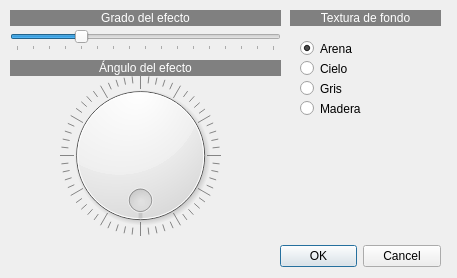
<?xml version="1.0" encoding="UTF-8"?>
<ui version="4.0">
 <class>Dbajorrelieve</class>
 <widget class="QDialog" name="Dbajorrelieve">
  <property name="geometry">
   <rect>
    <x>0</x>
    <y>0</y>
    <width>457</width>
    <height>278</height>
   </rect>
  </property>
  <property name="windowTitle">
   <string>Ejecto de bajorrelieve</string>
  </property>
  <widget class="QDialogButtonBox" name="buttonBox">
   <property name="geometry">
    <rect>
     <x>280</x>
     <y>240</y>
     <width>161</width>
     <height>32</height>
    </rect>
   </property>
   <property name="orientation">
    <enum>Qt::Horizontal</enum>
   </property>
   <property name="standardButtons">
    <set>QDialogButtonBox::Cancel|QDialogButtonBox::Ok</set>
   </property>
  </widget>
  <widget class="QSlider" name="horizontalSlider">
   <property name="geometry">
    <rect>
     <x>10</x>
     <y>30</y>
     <width>271</width>
     <height>21</height>
    </rect>
   </property>
   <property name="minimum">
    <number>0</number>
   </property>
   <property name="maximum">
    <number>400</number>
   </property>
   <property name="pageStep">
    <number>16</number>
   </property>
   <property name="value">
    <number>100</number>
   </property>
   <property name="orientation">
    <enum>Qt::Horizontal</enum>
   </property>
   <property name="tickPosition">
    <enum>QSlider::TicksBelow</enum>
   </property>
   <property name="tickInterval">
    <number>25</number>
   </property>
  </widget>
  <widget class="QLabel" name="label">
   <property name="geometry">
    <rect>
     <x>10</x>
     <y>10</y>
     <width>271</width>
     <height>16</height>
    </rect>
   </property>
   <property name="styleSheet">
    <string notr="true">background-color: rgb(128, 128, 128);
color: rgb(255, 255, 255);</string>
   </property>
   <property name="text">
    <string>Grado del efecto</string>
   </property>
   <property name="alignment">
    <set>Qt::AlignCenter</set>
   </property>
  </widget>
  <widget class="QLabel" name="label_2">
   <property name="geometry">
    <rect>
     <x>10</x>
     <y>60</y>
     <width>271</width>
     <height>16</height>
    </rect>
   </property>
   <property name="styleSheet">
    <string notr="true">background-color: rgb(128, 128, 128);
color: rgb(255, 255, 255);</string>
   </property>
   <property name="text">
    <string>Ángulo del efecto</string>
   </property>
   <property name="alignment">
    <set>Qt::AlignCenter</set>
   </property>
  </widget>
  <widget class="QDial" name="dial">
   <property name="geometry">
    <rect>
     <x>60</x>
     <y>70</y>
     <width>161</width>
     <height>171</height>
    </rect>
   </property>
   <property name="maximum">
    <number>360</number>
   </property>
   <property name="wrapping">
    <bool>true</bool>
   </property>
   <property name="notchTarget">
    <double>6.000000000000000</double>
   </property>
   <property name="notchesVisible">
    <bool>true</bool>
   </property>
  </widget>
  <widget class="QLabel" name="label_3">
   <property name="geometry">
    <rect>
     <x>290</x>
     <y>10</y>
     <width>151</width>
     <height>16</height>
    </rect>
   </property>
   <property name="styleSheet">
    <string notr="true">background-color: rgb(128, 128, 128);
color: rgb(255, 255, 255);</string>
   </property>
   <property name="text">
    <string>Textura de fondo</string>
   </property>
   <property name="alignment">
    <set>Qt::AlignCenter</set>
   </property>
  </widget>
  <widget class="QRadioButton" name="radioButton">
   <property name="geometry">
    <rect>
     <x>300</x>
     <y>40</y>
     <width>82</width>
     <height>17</height>
    </rect>
   </property>
   <property name="text">
    <string>Arena</string>
   </property>
   <property name="checked">
    <bool>true</bool>
   </property>
  </widget>
  <widget class="QRadioButton" name="radioButton_2">
   <property name="geometry">
    <rect>
     <x>300</x>
     <y>60</y>
     <width>82</width>
     <height>17</height>
    </rect>
   </property>
   <property name="text">
    <string>Cielo</string>
   </property>
  </widget>
  <widget class="QRadioButton" name="radioButton_3">
   <property name="geometry">
    <rect>
     <x>300</x>
     <y>80</y>
     <width>82</width>
     <height>17</height>
    </rect>
   </property>
   <property name="text">
    <string>Gris</string>
   </property>
  </widget>
  <widget class="QRadioButton" name="radioButton_4">
   <property name="geometry">
    <rect>
     <x>300</x>
     <y>100</y>
     <width>82</width>
     <height>17</height>
    </rect>
   </property>
   <property name="text">
    <string>Madera</string>
   </property>
  </widget>
 </widget>
 <resources/>
 <connections>
  <connection>
   <sender>buttonBox</sender>
   <signal>accepted()</signal>
   <receiver>Dbajorrelieve</receiver>
   <slot>accept()</slot>
   <hints>
    <hint type="sourcelabel">
     <x>248</x>
     <y>254</y>
    </hint>
    <hint type="destinationlabel">
     <x>157</x>
     <y>274</y>
    </hint>
   </hints>
  </connection>
  <connection>
   <sender>buttonBox</sender>
   <signal>rejected()</signal>
   <receiver>Dbajorrelieve</receiver>
   <slot>reject()</slot>
   <hints>
    <hint type="sourcelabel">
     <x>316</x>
     <y>260</y>
    </hint>
    <hint type="destinationlabel">
     <x>286</x>
     <y>274</y>
    </hint>
   </hints>
  </connection>
 </connections>
</ui>
